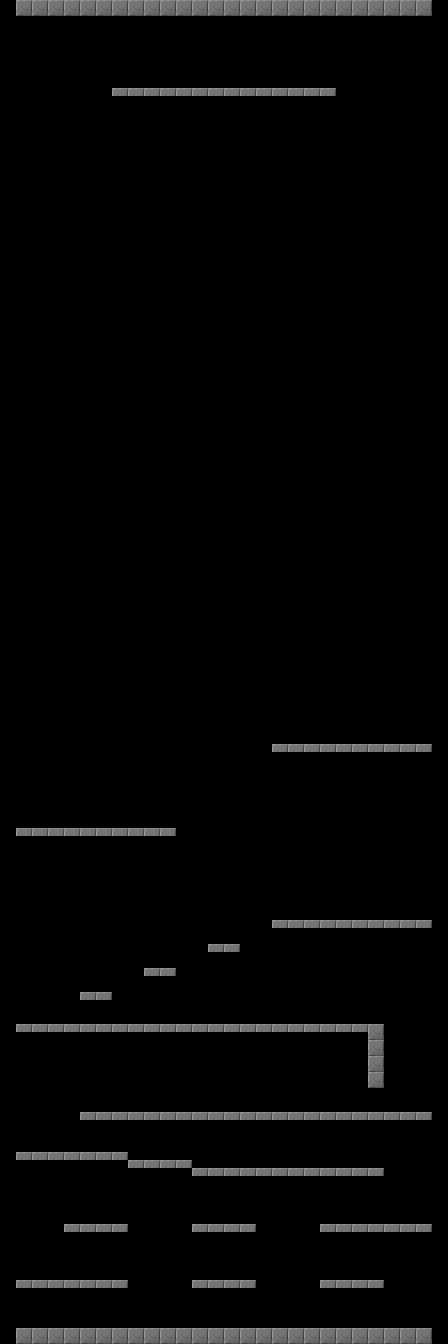

The image is a tile-based game level rendered from a .tmx file. Its description and source (layers, tilesets, objects; grid data summarised) follow:
An orthogonal 112x336 tile map with 4x4 px tiles, 1 tile layer (Tile Layer 1), 3 tilesets and 7 objects.

<map version="1.0" orientation="orthogonal" renderorder="right-down" width="112" height="336" tilewidth="4" tileheight="4" nextobjectid="1">
 <tileset firstgid="1" name="upwell" tilewidth="16" tileheight="16" tilecount="360" columns="15">
  <image source="../../upwell/Assets/SpritesAndAnimations/Platforms/tiles.png" width="240" height="384" />
  <tile id="0">
   <objectgroup draworder="index">
    <object id="1" x="0" y="0" width="16" height="16" />
   </objectgroup>
  </tile>
  <tile id="46">
   <objectgroup draworder="index">
    <object id="1" x="0" y="0" width="16" height="16" />
    <object id="2" x="0" y="0" width="16" height="16" />
   </objectgroup>
  </tile>
  <tile id="48">
   <objectgroup draworder="index">
    <object id="1" x="0" y="0" width="16" height="16" />
    <object id="2" x="0" y="0" width="16" height="16" />
   </objectgroup>
  </tile>
 </tileset>
 <tileset firstgid="361" name="tiles" tilewidth="16" tileheight="8" tilecount="720" columns="15">
  <image source="../../upwell/Assets/SpritesAndAnimations/Platforms/tiles.png" width="240" height="384" />
  <tile id="91">
   <objectgroup draworder="index">
    <object id="1" x="0" y="0" width="16" height="8" />
    <object id="2" x="0" y="0" width="16" height="8" />
   </objectgroup>
  </tile>
 </tileset>
 <tileset firstgid="1081" name="tilesV" tilewidth="8" tileheight="16" tilecount="720" columns="30">
  <image source="../../upwell/Assets/SpritesAndAnimations/Platforms/tiles.png" width="240" height="384" />
 </tileset>
 <layer name="Tile Layer 1" width="112" height="336">
  <data>[37632 cells, 203 non-empty, 2 distinct tile ids]</data>
 </layer>
</map>
